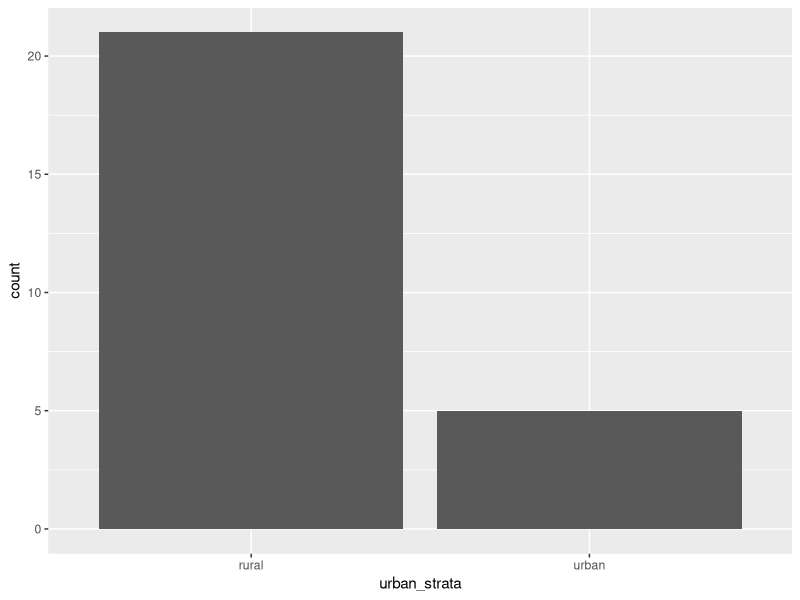
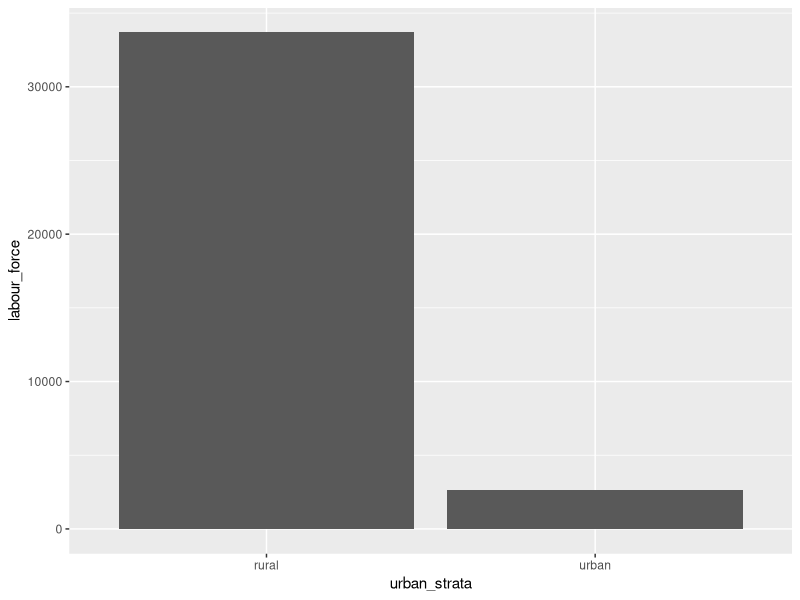
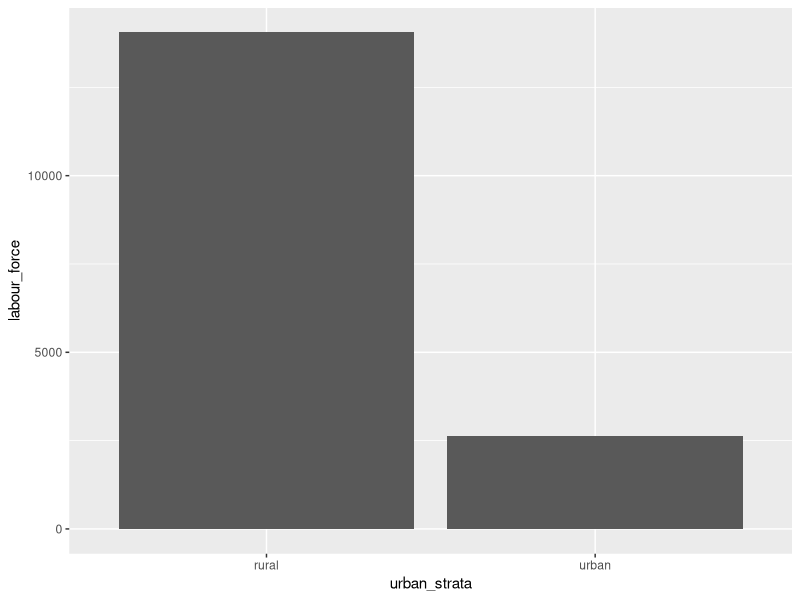
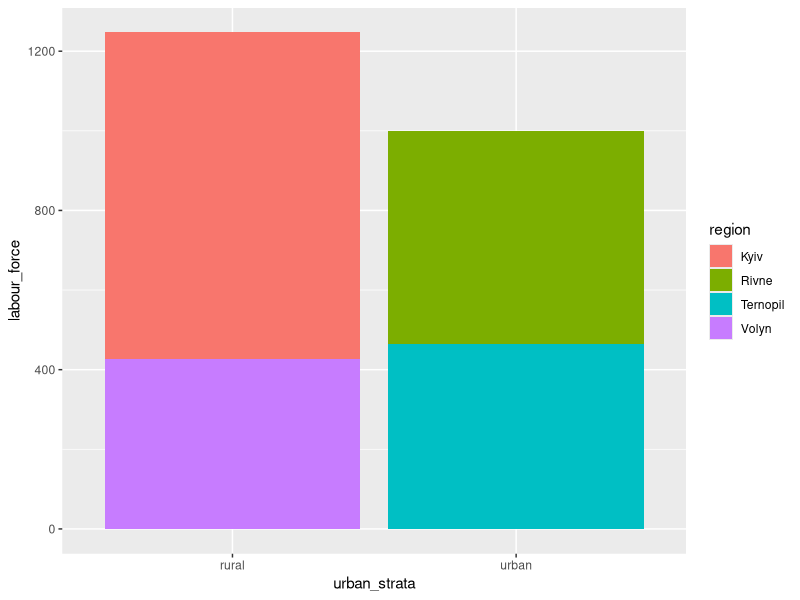
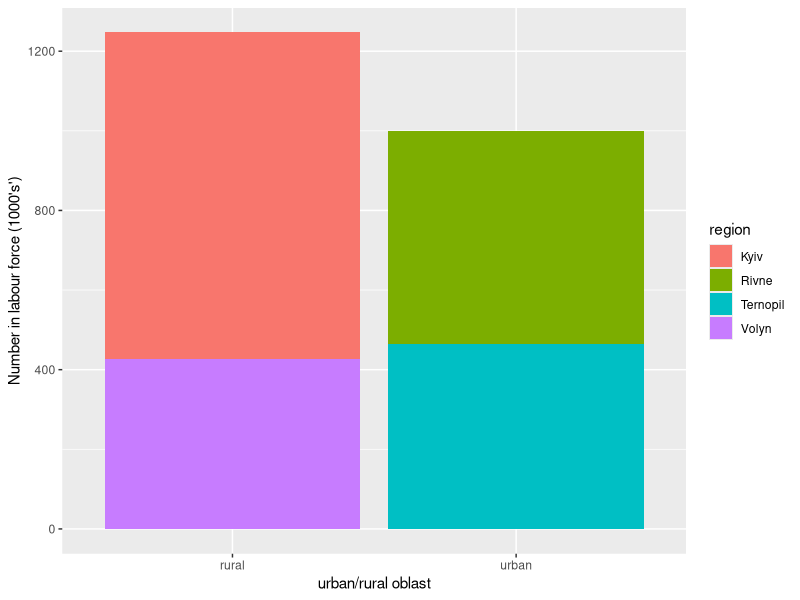
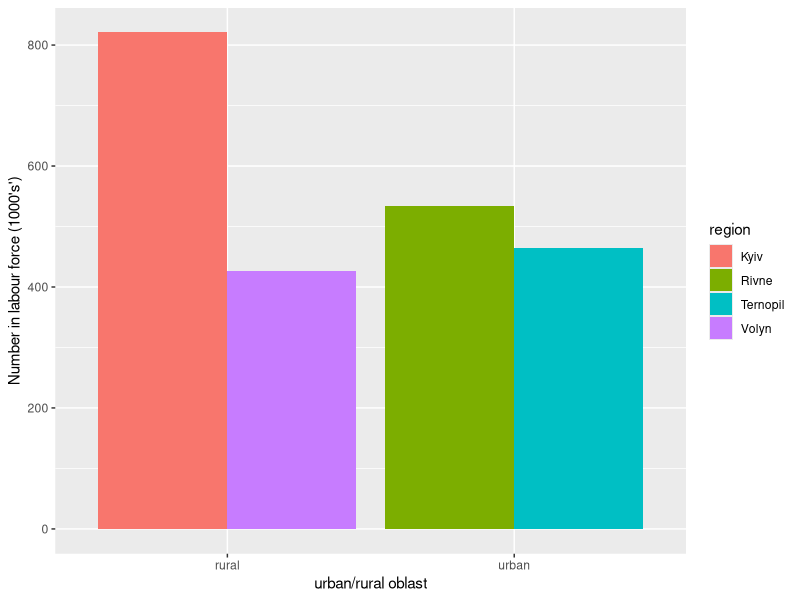
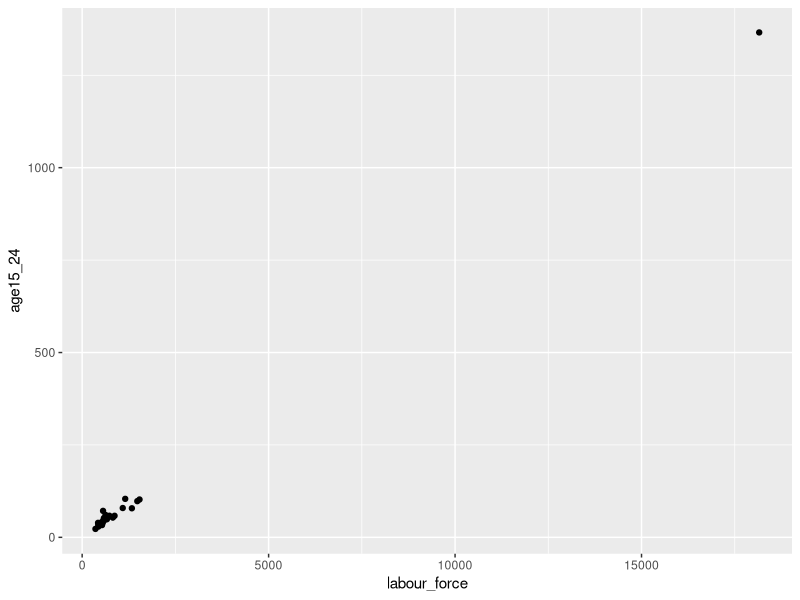
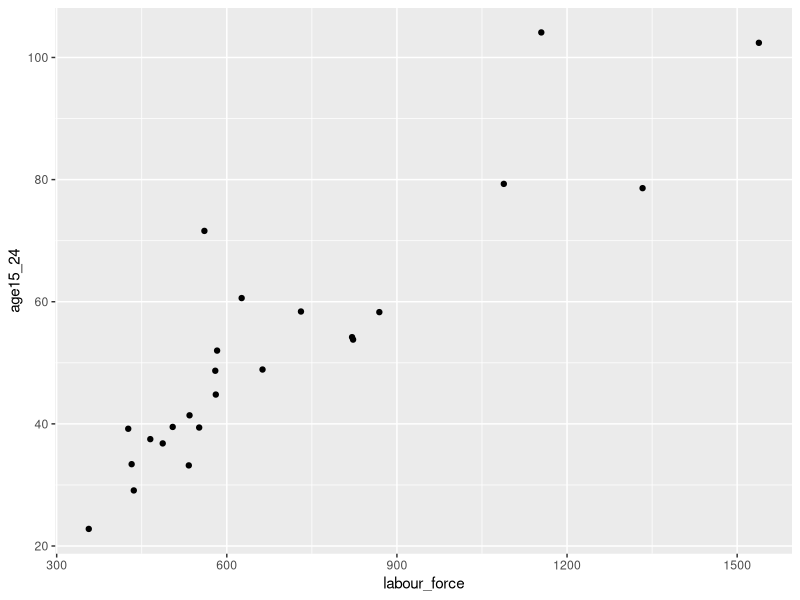

Reproduce these figures in R, in order. (Note: this script raises an error after producing the figures.)
# Example code for R Introduction course - DAY 1

install.packages("tidyverse")

#### Create new variables ####
library(tidyverse)

# Read in labour force data
labourdata <- read_csv2("./data/labour_force.csv")
glimpse(labourdata)

# Create a new variable (Number of 15-29 year olds in labour force)
labourdata %>%
  mutate(age15_29 = age15_24 + age25_29)
glimpse(labourdata)

labourdata <- labourdata %>%
  mutate(age15_29 = age15_24 + age25_29)
glimpse(labourdata)

# Percent labour force in population
labourdata <- labourdata %>%
  mutate(labour_perc = age15_70/total * 1000)

# Create a new variable using ifelse
labourdata <- labourdata %>%
  mutate(region_type = ifelse(region == "Ukraine", "national", "oblast"),
         region_type = ifelse(region == "Kyiv_city", "city", region_type))
View(labourdata)




#### Select rows ####
# Look at data for the whole country
labourdata %>%
  filter(region == "Ukraine")

# Look at regions Kyiv and Volyn
labourdata %>%
  filter(region %in% c("Kyiv", "Volyn"))

# Look at data for oblast with labour force more than 1.5 million (but exclude Ukraine total)
labourdata %>%
  filter(labour_force > 1500, region_type == "oblast")






#### Select som variables/rows ####
labourdata %>%
  select(region, age15_70)

labourdata %>%
  filter(labour_force < 500, region_type == "oblast") %>%
  select(region, age15_24)



#### Summary ####
labourdata %>%
  summarise(labour_force_average = mean(age15_70))

labourdata %>%
  filter(region_type == "oblast") %>%
  summarise(oblast_average = mean(age15_70))

# labour force as percentage of total population
labourdata %>%
  filter(region_type == "oblast") %>%
  summarise(oblast_average = mean(labour_perc))

# How many oblasts in data?
labourdata %>%
  filter(region_type == "oblast") %>%
  summarise(count = n())
  


#### Grouping ####
labourdata %>%
  group_by(region_type) %>%
  summarise(average_labour_force = mean(age15_70))

# create variable for urban/rural
labourdata <- labourdata %>% 
  mutate(perc_urban = urban/total,
         urban_strata = ifelse(perc_urban >=.5, "urban", "rural"))

# create table for number urban by region type
labourdata %>%
  group_by(region_type, urban_strata) %>%
  summarise(antall = n()) 

labourdata %>%
  group_by(region_type, urban_strata) %>%
  summarise(antall = n()) 

labourdata %>%
  group_by(region_type, urban_strata) %>%
  summarise(antall = n()) %>%
  spread(urban_strata, antall)






###########################################################################################
# DAY 2: Part 2

#### Join/merge datasets ####
oblasts <- read_csv2("./data/oblasts.csv")

# rename oblasts to region
oblasts <- oblasts %>%
  rename(region = oblasts)

# Join datasets: keep all in the left/first dataset
labourdata <- left_join(labourdata, oblasts)
View(labourdata)



#### Bar plot ####
labourdata %>% ggplot(aes(urban_strata)) + 
  geom_bar()

# number in labour force by urban/rural
labourdata %>%
  ggplot(aes(x = urban_strata, y = labour_force)) +
  geom_bar(stat = "identity")

# filter for oblasts
labourdata %>%
  filter(region_type == "oblast") %>%
  ggplot(aes(x = urban_strata, y = labour_force)) +
  geom_bar(stat = "identity") 


# Filter for Kyiv, Volyn, Ternopil and Rivne and colour the bars
labourdata %>%
  filter(region_type == "oblast", 
         region %in% c("Kyiv", "Volyn", "Ternopil", "Rivne")) %>%
  ggplot(aes(x = urban_strata, y = labour_force, fill = region)) +
  geom_bar(stat = "identity")

# add axis names
labourdata %>%
  filter(region_type == "oblast", 
         region %in% c("Kyiv", "Volyn","Ternopil", "Rivne")) %>%
  ggplot(aes(x = urban_strata, y = labour_force, fill = region)) +
  geom_bar(stat = "identity") + 
  xlab("urban/rural oblast") + 
  ylab("Number in labour force (1000's')")


labourdata %>%
  filter(region_type == "oblast", 
         region %in% c("Kyiv", "Volyn","Ternopil", "Rivne")) %>%
  ggplot(aes(x = urban_strata, y = labour_force, fill = region)) +
  geom_bar(stat = "identity", position = "dodge") + 
  xlab("urban/rural oblast") + 
  ylab("Number in labour force (1000's')")




#### Scatter plot ####
labourdata %>%
  ggplot(aes(x = labour_force, y = age15_24)) + 
  geom_point()

# filter for oblasts
labourdata %>%
  filter(region_type == "oblast") %>%
  ggplot(aes(x = labour_force, y = age15_24)) + 
  geom_point()

# Add regression line
labourdata %>%
  filter(region_type == "oblast") %>%
  ggplot(aes(x = labour_force, y = age15_24)) + 
  geom_point() + 
  geom_smooth(method = "lm")

# colour by urban/rural
labourdata %>%
  filter(region_type == "oblast") %>%
  ggplot(aes(x = labour_force, y = age15_24)) + 
  geom_point(aes(color = urban_strata)) + 
  scale_color_manual(values=c("red", "blue")) # to change default colours
  



#### Save plot ####
png(file = "labour_force_youth.png")

labourdata %>%
  filter(region_type == "oblast") %>%
  ggplot(aes(x = labour_force, y = age15_24)) + 
  geom_point(aes(color = urban_strata))

dev.off()




employees
employees[, c(1,3,4)]





#### Export to excel ####
library(openxlsx)
write.xlsx(labourdata, file = "labour_data.xlsx")

